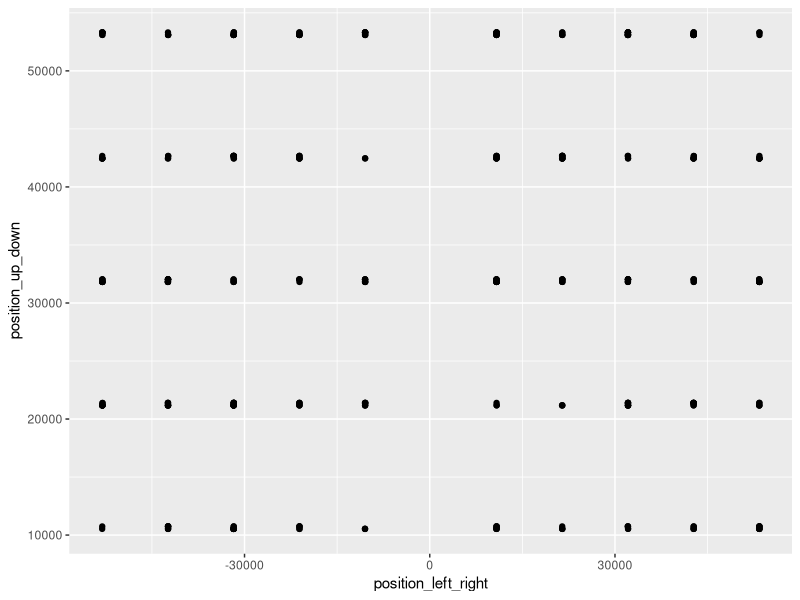
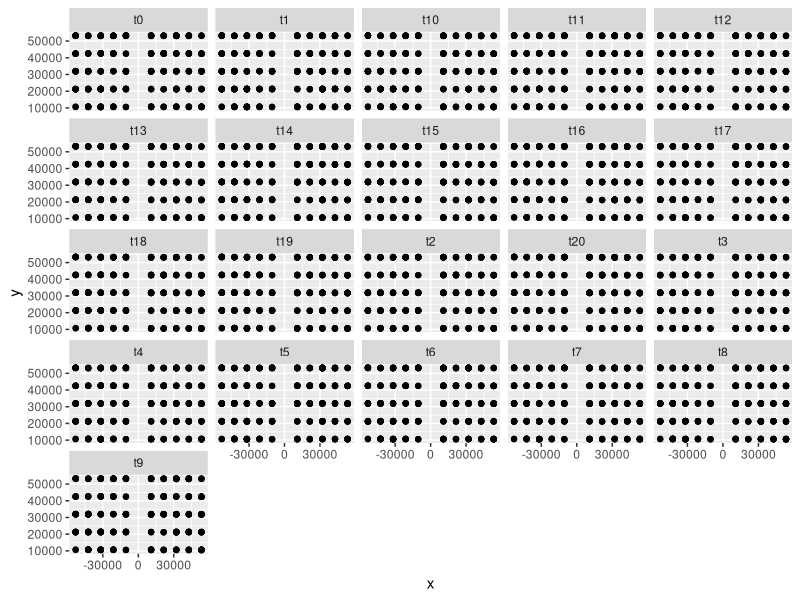

R code for these plots, in order:
library(dplyr)
library(tidyr)
library(stringr)
library(lubridate)
library(purrr)
library(tidyr)
library(readr)
library(ggplot2)

raw_input <- 'position=< 21459,  32026> velocity=<-2, -3>
position=<-31718, -42462> velocity=< 3,  4>
position=<-31744,  10746> velocity=< 3, -1>
position=<-10453,  32029> velocity=< 1, -3>
position=< 10801,  53308> velocity=<-1, -5>
position=< 32067, -53101> velocity=<-3,  5>
position=< 53386, -42455> velocity=<-5,  4>
position=<-31731, -31820> velocity=< 3,  3>
position=< 32099,  53305> velocity=<-3, -5>
position=< 10789,  32027> velocity=<-1, -3>
position=< 53406, -10535> velocity=<-5,  1>
position=<-31771, -53098> velocity=< 3,  5>
position=< 10801, -53103> velocity=<-1,  5>
position=< 42740,  21391> velocity=<-4, -2>
position=<-10457,  53313> velocity=< 1, -5>
position=< 42721,  21382> velocity=<-4, -2>
position=< 32100,  21389> velocity=<-3, -2>
position=<-42379, -10537> velocity=< 4,  1>
position=< 53397,  53312> velocity=<-5, -5>
position=<-10476, -10533> velocity=< 1,  1>
position=< 42720, -53104> velocity=<-4,  5>
position=< 10833,  10746> velocity=<-1, -1>
position=< 10785, -42460> velocity=<-1,  4>
position=<-42400,  10750> velocity=< 4, -1>
position=< 32120,  53309> velocity=<-3, -5>
position=< 32124, -21173> velocity=<-3,  2>
position=<-10481,  32026> velocity=< 1, -3>
position=<-53061, -21181> velocity=< 5,  2>
position=<-53021,  53311> velocity=< 5, -5>
position=<-53025, -31821> velocity=< 5,  3>
position=<-10470,  32023> velocity=< 1, -3>
position=< 10790, -10541> velocity=<-1,  1>
position=<-53001,  21382> velocity=< 5, -2>
position=<-21133, -21177> velocity=< 2,  2>
position=<-42395,  53314> velocity=< 4, -5>
position=<-31751, -53098> velocity=< 3,  5>
position=<-42394, -21173> velocity=< 4,  2>
position=< 42748, -42463> velocity=<-4,  4>
position=<-21078,  53308> velocity=< 2, -5>
position=< 32084, -21173> velocity=<-3,  2>
position=<-21096, -53101> velocity=< 2,  5>
position=<-31730, -53104> velocity=< 3,  5>
position=< 53394,  10742> velocity=<-5, -1>
position=< 53354,  32026> velocity=<-5, -3>
position=< 42729, -10538> velocity=<-4,  1>
position=< 10836, -31818> velocity=<-1,  3>
position=<-10438, -31819> velocity=< 1,  3>
position=<-21118,  32032> velocity=< 2, -3>
position=< 42761,  42666> velocity=<-4, -4>
position=<-31739, -10533> velocity=< 3,  1>
position=<-42361,  42664> velocity=< 4, -4>
position=< 10790,  10750> velocity=<-1, -1>
position=<-42420, -21174> velocity=< 4,  2>
position=<-53008, -31817> velocity=< 5,  3>
position=< 42766,  53310> velocity=<-4, -5>
position=< 53394, -21173> velocity=<-5,  2>
position=<-21133, -42455> velocity=< 2,  4>
position=<-42372,  21384> velocity=< 4, -2>
position=<-21122, -10533> velocity=< 2,  1>
position=<-53016,  32031> velocity=< 5, -3>
position=<-31750, -10541> velocity=< 3,  1>
position=< 42748, -31819> velocity=<-4,  3>
position=< 53397, -42459> velocity=<-5,  4>
position=<-31774, -21177> velocity=< 3,  2>
position=< 53390,  53305> velocity=<-5, -5>
position=<-31767, -10533> velocity=< 3,  1>
position=< 10805, -10541> velocity=<-1,  1>
position=< 42765,  32032> velocity=<-4, -3>
position=< 21471,  42666> velocity=<-2, -4>
position=< 10826, -53105> velocity=<-1,  5>
position=< 21466,  53313> velocity=<-2, -5>
position=<-42370, -42464> velocity=< 4,  4>
position=<-53008, -21175> velocity=< 5,  2>
position=< 32095,  53311> velocity=<-3, -5>
position=< 10801,  32025> velocity=<-1, -3>
position=<-53045, -31819> velocity=< 5,  3>
position=<-31774, -31816> velocity=< 3,  3>
position=<-42380, -21177> velocity=< 4,  2>
position=< 53373, -31815> velocity=<-5,  3>
position=< 53369, -10541> velocity=<-5,  1>
position=<-10445,  21383> velocity=< 1, -2>
position=<-21126, -53105> velocity=< 2,  5>
position=<-10470,  53314> velocity=< 1, -5>
position=<-31747, -53104> velocity=< 3,  5>
position=< 32083, -31823> velocity=<-3,  3>
position=< 21431,  42673> velocity=<-2, -4>
position=< 53407, -53096> velocity=<-5,  5>
position=<-10497,  53308> velocity=< 1, -5>
position=<-31770, -21173> velocity=< 3,  2>
position=< 10790, -31820> velocity=<-1,  3>
position=<-10469, -31820> velocity=< 1,  3>
position=<-31771,  42671> velocity=< 3, -4>
position=< 53385, -10535> velocity=<-5,  1>
position=< 32067, -53097> velocity=<-3,  5>
position=< 10785,  32026> velocity=<-1, -3>
position=< 32095,  53312> velocity=<-3, -5>
position=<-10472, -53096> velocity=< 1,  5>
position=< 42764,  32031> velocity=<-4, -3>
position=<-42375,  10743> velocity=< 4, -1>
position=<-42376, -53098> velocity=< 4,  5>
position=< 10833,  42673> velocity=<-1, -4>
position=<-42362,  10750> velocity=< 4, -1>
position=< 53349, -10541> velocity=<-5,  1>
position=<-10479, -42460> velocity=< 1,  4>
position=<-31731, -10537> velocity=< 3,  1>
position=<-10439,  21391> velocity=< 1, -2>
position=< 53354, -42460> velocity=<-5,  4>
position=<-10463,  21386> velocity=< 1, -2>
position=<-42377,  32028> velocity=< 4, -3>
position=< 42727,  10741> velocity=<-4, -1>
position=< 21462,  53308> velocity=<-2, -5>
position=<-42396,  32031> velocity=< 4, -3>
position=< 21447, -10538> velocity=<-2,  1>
position=< 32094,  32032> velocity=<-3, -3>
position=< 21487,  32025> velocity=<-2, -3>
position=< 10821,  21389> velocity=<-1, -2>
position=<-21101, -21182> velocity=< 2,  2>
position=< 10806, -53100> velocity=<-1,  5>
position=< 53377,  10743> velocity=<-5, -1>
position=<-31739,  21386> velocity=< 3, -2>
position=<-31763, -21175> velocity=< 3,  2>
position=<-10481, -53105> velocity=< 1,  5>
position=<-53016,  32026> velocity=< 5, -3>
position=<-10492,  32028> velocity=< 1, -3>
position=<-42408,  10743> velocity=< 4, -1>
position=< 21484, -21182> velocity=<-2,  2>
position=<-42368, -21181> velocity=< 4,  2>
position=< 32109, -21178> velocity=<-3,  2>
position=< 10836,  42664> velocity=<-1, -4>
position=< 53382, -31820> velocity=<-5,  3>
position=<-42399, -31816> velocity=< 4,  3>
position=<-42380, -21178> velocity=< 4,  2>
position=<-31761,  10741> velocity=< 3, -1>
position=< 42751, -53101> velocity=<-4,  5>
position=< 21471,  32025> velocity=<-2, -3>
position=< 53368, -10537> velocity=<-5,  1>
position=<-42399,  32029> velocity=< 4, -3>
position=<-31723,  53312> velocity=< 3, -5>
position=<-31751,  42669> velocity=< 3, -4>
position=<-31759, -10532> velocity=< 3,  1>
position=< 32087,  10745> velocity=<-3, -1>
position=<-53033, -21178> velocity=< 5,  2>
position=< 32118,  42669> velocity=<-3, -4>
position=<-42384, -31821> velocity=< 4,  3>
position=< 10834, -21181> velocity=<-1,  2>
position=<-53016, -21181> velocity=< 5,  2>
position=<-10486, -10532> velocity=< 1,  1>
position=<-10457,  53305> velocity=< 1, -5>
position=< 32125,  32028> velocity=<-3, -3>
position=< 32115, -21174> velocity=<-3,  2>
position=< 21470, -53105> velocity=<-2,  5>
position=<-31723,  42673> velocity=< 3, -4>
position=< 21426, -21177> velocity=<-2,  2>
position=<-31774, -31817> velocity=< 3,  3>
position=<-53049, -21179> velocity=< 5,  2>
position=< 42764, -53096> velocity=<-4,  5>
position=<-42416, -31819> velocity=< 4,  3>
position=< 42711,  21386> velocity=<-4, -2>
position=< 32102,  32027> velocity=<-3, -3>
position=<-42420,  21391> velocity=< 4, -2>
position=< 21460, -53101> velocity=<-2,  5>
position=<-53008, -31817> velocity=< 5,  3>
position=<-31779,  42665> velocity=< 3, -4>
position=<-53013, -21179> velocity=< 5,  2>
position=< 32115,  21384> velocity=<-3, -2>
position=<-31720,  53314> velocity=< 3, -5>
position=< 53354,  32025> velocity=<-5, -3>
position=<-53004,  53305> velocity=< 5, -5>
position=< 32109, -21182> velocity=<-3,  2>
position=< 21443,  42673> velocity=<-2, -4>
position=< 32118, -42464> velocity=<-3,  4>
position=<-53021, -42459> velocity=< 5,  4>
position=< 10845, -42464> velocity=<-1,  4>
position=<-42403, -21182> velocity=< 4,  2>
position=<-21117, -42462> velocity=< 2,  4>
position=< 53361,  21390> velocity=<-5, -2>
position=<-53056, -31815> velocity=< 5,  3>
position=<-31771, -53097> velocity=< 3,  5>
position=< 21478, -31818> velocity=<-2,  3>
position=< 42729, -21180> velocity=<-4,  2>
position=<-21133, -53098> velocity=< 2,  5>
position=< 21477, -42459> velocity=<-2,  4>
position=< 32110,  32027> velocity=<-3, -3>
position=<-42380, -53096> velocity=< 4,  5>
position=< 10838,  53313> velocity=<-1, -5>
position=<-53040,  32024> velocity=< 5, -3>
position=< 10838,  32030> velocity=<-1, -3>
position=<-42408,  21390> velocity=< 4, -2>
position=< 53410, -31822> velocity=<-5,  3>
position=< 10813, -53097> velocity=<-1,  5>
position=< 32116, -10540> velocity=<-3,  1>
position=< 21459, -10539> velocity=<-2,  1>
position=< 53393,  42671> velocity=<-5, -4>
position=< 10838, -31819> velocity=<-1,  3>
position=<-53026, -42459> velocity=< 5,  4>
position=< 21445,  32023> velocity=<-2, -3>
position=< 32095, -31823> velocity=<-3,  3>
position=<-10465, -21174> velocity=< 1,  2>
position=< 21470, -53099> velocity=<-2,  5>
position=< 21454,  10746> velocity=<-2, -1>
position=<-42420, -31821> velocity=< 4,  3>
position=<-31731,  21391> velocity=< 3, -2>
position=< 42764, -31816> velocity=<-4,  3>
position=< 32072,  42671> velocity=<-3, -4>
position=< 21438, -42459> velocity=<-2,  4>
position=< 32124, -53099> velocity=<-3,  5>
position=<-21098,  42671> velocity=< 2, -4>
position=< 10801, -31818> velocity=<-1,  3>
position=<-21133,  53313> velocity=< 2, -5>
position=< 53377, -42456> velocity=<-5,  4>
position=<-10455, -42464> velocity=< 1,  4>
position=<-31751, -21181> velocity=< 3,  2>
position=<-53061, -42459> velocity=< 5,  4>
position=<-21101, -42455> velocity=< 2,  4>
position=<-10461, -21179> velocity=< 1,  2>
position=<-53044,  53309> velocity=< 5, -5>
position=< 53361, -31816> velocity=<-5,  3>
position=<-42367, -53103> velocity=< 4,  5>
position=< 21479, -10533> velocity=<-2,  1>
position=<-31767, -10540> velocity=< 3,  1>
position=< 10813,  53306> velocity=<-1, -5>
position=< 42736,  53313> velocity=<-4, -5>
position=< 53378, -31823> velocity=<-5,  3>
position=<-42376, -53101> velocity=< 4,  5>
position=< 32120,  32032> velocity=<-3, -3>
position=< 53409, -42455> velocity=<-5,  4>
position=< 42719, -42455> velocity=<-4,  4>
position=< 10787,  42668> velocity=<-1, -4>
position=< 32103, -31816> velocity=<-3,  3>
position=<-53045,  42671> velocity=< 5, -4>
position=< 32115,  53313> velocity=<-3, -5>
position=< 42713, -42458> velocity=<-4,  4>
position=<-31779, -10541> velocity=< 3,  1>
position=<-31755, -10534> velocity=< 3,  1>
position=<-21101, -31814> velocity=< 2,  3>
position=< 42751,  21387> velocity=<-4, -2>
position=<-31729,  42664> velocity=< 3, -4>
position=< 53361, -31819> velocity=<-5,  3>
position=< 53359, -21173> velocity=<-5,  2>
position=< 10825, -31822> velocity=<-1,  3>
position=< 32067,  10748> velocity=<-3, -1>
position=<-21082, -10533> velocity=< 2,  1>
position=<-10436, -53096> velocity=< 1,  5>
position=<-10497,  21384> velocity=< 1, -2>
position=< 21479,  42671> velocity=<-2, -4>
position=< 42751, -42464> velocity=<-4,  4>
position=< 42727,  32032> velocity=<-4, -3>
position=<-10481,  53306> velocity=< 1, -5>
position=<-53025, -53103> velocity=< 5,  5>
position=< 42708, -53104> velocity=<-4,  5>
position=< 32123, -10541> velocity=<-3,  1>
position=< 21443, -21173> velocity=<-2,  2>
position=<-31761, -21173> velocity=< 3,  2>
position=<-21098,  10748> velocity=< 2, -1>
position=<-10470, -31814> velocity=< 1,  3>
position=<-21087,  10741> velocity=< 2, -1>
position=< 10845, -31823> velocity=<-1,  3>
position=< 32103, -53102> velocity=<-3,  5>
position=< 53361,  10744> velocity=<-5, -1>
position=<-31778, -53101> velocity=< 3,  5>
position=<-42364,  32031> velocity=< 4, -3>
position=< 21486, -42455> velocity=<-2,  4>
position=< 53365, -21173> velocity=<-5,  2>
position=<-21122,  21388> velocity=< 2, -2>
position=< 32125, -21177> velocity=<-3,  2>
position=< 32120,  10744> velocity=<-3, -1>
position=< 53365,  32031> velocity=<-5, -3>
position=< 42740,  53314> velocity=<-4, -5>
position=< 32078,  53305> velocity=<-3, -5>
position=<-21098,  21385> velocity=< 2, -2>
position=< 10813, -42460> velocity=<-1,  4>
position=< 32078,  21382> velocity=<-3, -2>
position=<-42380,  32032> velocity=< 4, -3>
position=<-42415,  32031> velocity=< 4, -3>
position=< 32088,  32030> velocity=<-3, -3>
position=< 32095,  53309> velocity=<-3, -5>
position=<-31777, -10537> velocity=< 3,  1>
position=< 42757, -10536> velocity=<-4,  1>
position=<-42367,  42670> velocity=< 4, -4>
position=<-31726, -10536> velocity=< 3,  1>
position=< 42769,  42664> velocity=<-4, -4>
position=<-53027,  53309> velocity=< 5, -5>
position=<-31767,  32024> velocity=< 3, -3>
position=<-31743,  21388> velocity=< 3, -2>
position=<-42408, -31817> velocity=< 4,  3>
position=<-21138,  32031> velocity=< 2, -3>
position=< 42724, -53105> velocity=<-4,  5>
position=< 53373, -31815> velocity=<-5,  3>
position=<-31778,  32027> velocity=< 3, -3>
position=< 21454, -42463> velocity=<-2,  4>
position=< 10822, -31822> velocity=<-1,  3>
position=<-53042,  53314> velocity=< 5, -5>
position=< 53370, -42461> velocity=<-5,  4>
position=< 32095, -53098> velocity=<-3,  5>
position=<-53002,  21382> velocity=< 5, -2>
position=<-21077, -53104> velocity=< 2,  5>
position=< 32123,  21391> velocity=<-3, -2>
position=< 10843,  10741> velocity=<-1, -1>
position=<-53024,  53305> velocity=< 5, -5>
position=<-21133, -53105> velocity=< 2,  5>
position=<-53029, -42455> velocity=< 5,  4>
position=<-21138, -53099> velocity=< 2,  5>
position=< 42719, -53096> velocity=<-4,  5>
position=< 32104, -53105> velocity=<-3,  5>
position=<-10492, -10540> velocity=< 1,  1>
position=<-10489, -31816> velocity=< 1,  3>
position=<-31735,  21388> velocity=< 3, -2>
position=< 42736, -21182> velocity=<-4,  2>
position=<-31751, -42458> velocity=< 3,  4>
position=< 10813,  53307> velocity=<-1, -5>
position=<-21112,  10750> velocity=< 2, -1>
position=<-53008, -21174> velocity=< 5,  2>
position=<-31731,  21388> velocity=< 3, -2>
position=<-42411, -42455> velocity=< 4,  4>
position=< 32117, -53100> velocity=<-3,  5>
position=< 21485,  42673> velocity=<-2, -4>
position=<-53056, -10535> velocity=< 5,  1>
position=<-53045,  10744> velocity=< 5, -1>
position=<-31746,  21388> velocity=< 3, -2>
position=< 10830, -10533> velocity=<-1,  1>
position=< 53365, -31822> velocity=<-5,  3>
position=<-10480, -21178> velocity=< 1,  2>
position=<-21112,  42673> velocity=< 2, -4>
position=< 10801, -53100> velocity=<-1,  5>
position=< 32115, -42461> velocity=<-3,  4>
position=< 42769,  10742> velocity=<-4, -1>
position=< 10833, -21180> velocity=<-1,  2>
position=<-42399, -10533> velocity=< 4,  1>
position=< 53408,  10750> velocity=<-5, -1>
position=< 10801, -31814> velocity=<-1,  3>
position=<-53027, -53100> velocity=< 5,  5>
position=< 10801, -10540> velocity=<-1,  1>
position=<-53061, -42461> velocity=< 5,  4>
position=<-31763, -21177> velocity=< 3,  2>
position=<-21090, -42460> velocity=< 2,  4>
position=<-53009, -31818> velocity=< 5,  3>
position=<-31746,  53311> velocity=< 3, -5>
position=<-42362,  10741> velocity=< 4, -1>
position=< 42727,  21382> velocity=<-4, -2>
position=<-31779,  42673> velocity=< 3, -4>
position=<-21105,  21389> velocity=< 2, -2>
position=< 42751,  21387> velocity=<-4, -2>
position=<-21081,  32029> velocity=< 2, -3>
position=< 53406,  21391> velocity=<-5, -2>
position=< 10785, -42459> velocity=<-1,  4>
position=<-42372, -10537> velocity=< 4,  1>
position=< 32112,  21385> velocity=<-3, -2>
position=<-10445,  53310> velocity=< 1, -5>
position=< 21466, -31821> velocity=<-2,  3>
position=<-21138,  42666> velocity=< 2, -4>
position=< 42751, -10537> velocity=<-4,  1>
position=< 10827,  53305> velocity=<-1, -5>
position=<-42399,  32024> velocity=< 4, -3>
position=< 21463, -42456> velocity=<-2,  4>
position=< 21463, -31822> velocity=<-2,  3>
position=<-21094, -21182> velocity=< 2,  2>'


glimpse(raw_input)


input <- raw_input %>% 
  strsplit('\n') %>% 
  unlist() 
 
clean_input <- data.frame(original = input) %>% 
 
  mutate(position_left_right = str_extract(original, '<..[:digit:]+'),
         position_up_down = str_extract(original, '[:digit:]+>'),
         moving_left_right = str_extract(original, '<..[:digit:]??\\,..'),
         moving_up_down = str_extract(original, ',..[:digit:]??>')) %>% 
  mutate_if(is.character, parse_number) %>% 
  mutate_if(is.character, str_trim)

# final dataset
final_coord <- clean_input %>% 
  select(-original) %>% 
  select(contains('moving'), everything())


## get all the x coord
left_right <- select(final_coord, contains('left'))

for(i in 1:20){
  
  new_left_right <- paste0('left_right_t', i)
#  new_up_down <- paste0('up_down_t', i)
  last_col <- dim(left_right)[2]
  
  left_right[, new_left_right] <- left_right[, last_col] + left_right[, 1]
  #final_coord[, new_up_down] <- final_coord[, last_col] + final_coord[, 2]
  
}

glimpse(left_right)

# get all the y coord
up_down <- select(final_coord, contains('up'))

for(i in 1:20){
  
  new_up_down <- paste0('up_down_t', i)
  #  new_up_down <- paste0('up_down_t', i)
  last_col <- dim(up_down)[2]
  
  up_down[, new_up_down] <- up_down[, last_col] + left_right[, 1]
  #final_coord[, new_up_down] <- final_coord[, last_col] + final_coord[, 2]
  
}

glimpse(up_down)

### clean coord df's ####
glimpse(left_right)

# clean x
long_left_right <- left_right %>% 
  select(-contains('moving')) %>% 
  rename(left_right_t0 = position_left_right) %>% 
  gather(time, x) %>% 
  mutate(time = str_extract(time, 't[:digit:]+'))

# clean y
long_up_down <- up_down %>% 
  select(-contains('moving')) %>% 
  rename(up_down_t0 = position_up_down) %>% 
  gather(time_y, y) %>% 
  mutate(time_y = str_extract(time_y, 't[:digit:]+'))


#### put coordinates together ####

all_coord <- cbind(long_left_right, long_up_down) %>% 
  select(-time_y)

tail(all_coord)


## plotting!!!! ####


final_coord %>% 
  ggplot(aes(x = position_left_right, y = position_up_down)) +
  geom_point()

all_coord %>% 
  ggplot(aes(x,y)) +
  geom_point() +
  facet_wrap(~time)
  